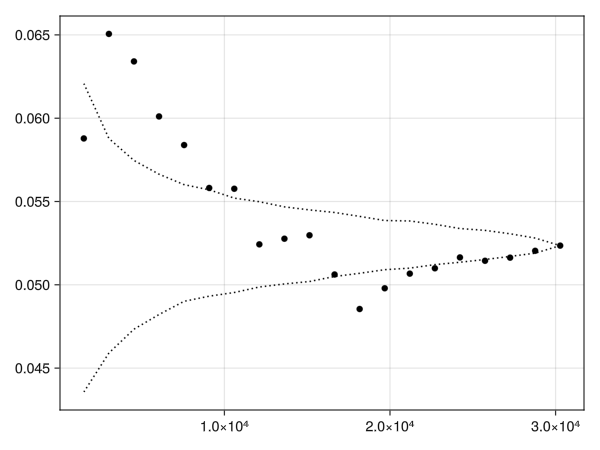

The script that drew this image:

using WordFrequencyDistributions
using GLMakie

# this will tokenize the text of Alice in Wonderland; by the way, there are probably
# better ways to do it, but I've done it this way to try to figure out and replicate
# the method Baayen used in his book. I wasn't completely successful in that though,
# but close
include(joinpath(dirname(@__FILE__), "tokenize.jl"))

# from the above, we now have a Vector{String} called text in our environment

# initializing a Corpus is fast; most fields are not initialized until they're needed
c = Corpus{Int}(text)

# a count of tokens:
N(c)

# a count of distinct words (types):
V(c)

# to get the distinct words (types):
ω(c)

# say we're interested in a particular word, "the" ...
w = "the"

# get the observed sample frequency of this word in `c`
f(w, c)

# a very related operation is getting the relative sample frequency of that word:
@assert p(w, c) == f(w, c) / N(c)

# to get the relative sample frequencies from a smaller part of the corpus only,
# say the first 1000 words, there are two main ways you could do it:
a = p(w, c[1:1000]) # method 1
b = p(c[w][1:1000]) # method 2
@assert a == b

# In method 1, `c[1:1000]` creates a new corpus, which has some lazily initialized 
# fields. When the `p` function then assesses occurrence counts within `c[1:1000]`,
# this causes some of the lazy fields to be initialized, which is fast but it does
# have some cost to it.
#
# Method 2 is cheaper: first we pull out the occurrence vector of word `w` by 
# `c[w]`, and then we subset just that vector to include the first 1000 elements.
# This neither initializes a new struct nor incurs any cost in computing occurrences
# of words other than the target word `w`.
#
# Therefore method 1 would be preferred only if you have a larger set of words of
# interest, or if you're going to need frequency stats over the whole vocabulary.

# You could get the relative sample frequencies at once for the whole vocabulary:
f(c) / N(c)

# however, that just gives you counts and doesn't tell you what words they 
# correspond to; to get that, you need ω(c), or you could put a Dict together:
Dict(word => freq / N(c) for (word, freq) in zip(ω(c), f(c)))


## now that the basic usage has been illustrated, we'll approximately reproduce
# figure 1.2 from Baayen to demonstrate the non-random distribution of "the"
# in Alice in Wonderland; approximately because the tokenization is not identical

k = 20 # we'll measure at this many equally spaced intervals
ntrials = 1000 # number of Monte Carlo iterations

endpoints = intervals(c; k = k) # 20 equispaced intervals

observed_p = [p(w, c[1:t]) for t in endpoints]

permuted_p = zeros(k, ntrials)
@time for i in 1:ntrials
	c′ = permute(c)
	occurrences = c′[w]
	permuted_p[:, i] .= [p(occurrences[1:t]) for t in endpoints]
end

conf_intervals = map(x -> quantile(x, (0.025, 0.975)), eachrow(permuted_p))

fig = Figure()
ax = Axis(fig[1, 1])
scatter!(ax, endpoints, observed_p; color = :black)
lines!(ax, endpoints, first.(conf_intervals); color = :black, linestyle = :dot)
lines!(ax, endpoints, last.(conf_intervals); color = :black, linestyle = :dot)

# Note that this whole experiment could have been done easily without the help of this
# package. For example, simply working with the original Vector{String} called `text`,
# you could replace lines 58 through 62 with the following:
for i in 1:ntrials
	text′ = sample(text, length(text); replace = false)
	occurrences = text .== w
	permuted_p[:, i] .= [sum(occurrences[1:t]) / t for t in endpoints]
end

# The Vector{String} approach with `text` times at 347 milliseconds on my laptop;
# the Corpus-based approach from lines 15 through 20 times at 196 milliseconds.
# While that 77% speed improvement is nice, this use case doesn't really show
# off the advantages of this package, which mostly come into play when
# you're interested in a large set of words, rather than just one ("the"), 
# or the distributional patterns of the entire vocabulary


𝑓(params) = loss(
	MSE(), c;
	y = (m, c) -> V(m, c),
	yhat = (m, c) -> V(NaranBalasub(), m, c; C = params[1], μ = params[2], γ = params[3]),
	spectra = 1:15
)

struct MySimplexer <: Optim.Simplexer end
optimize(myfun, [0.0, 0.0, 0.0], NelderMead(initial_simplex = MySimplexer()))
Optim.simplexer(S::MySimplexer, initial_C) = [rand(length(initial_C)) for i = 1:length(initial_C) + 1]




ys = [V(NaranBalasub(), m, c; C = 1429.068, μ = 0.193, γ = 1.629) for m in 1:15]
yhats = [V(m, c) for m in 1:15]
